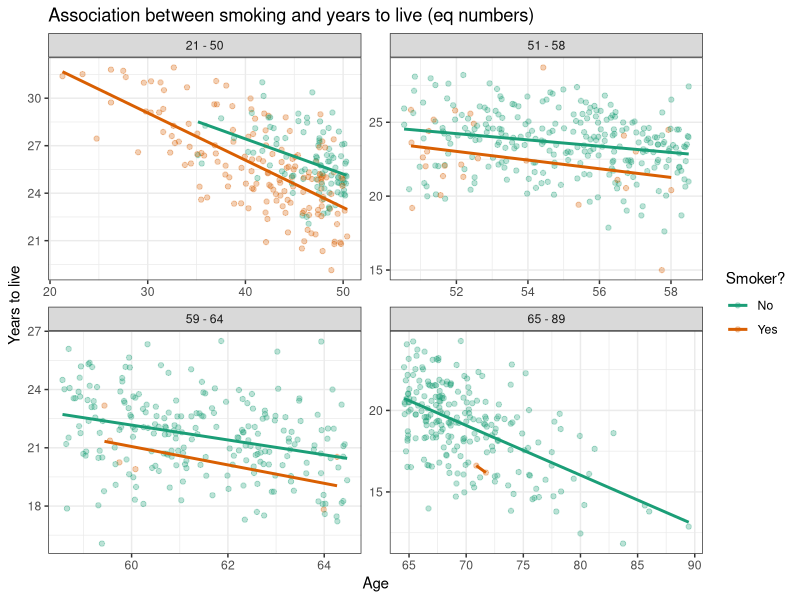
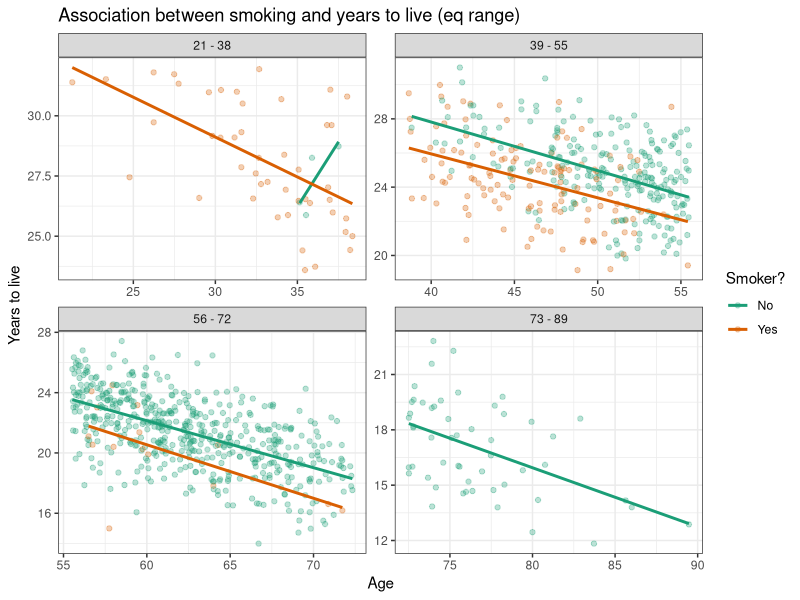

Write the R code that produced these figures, in order.
library(tidyverse)
library(ggplot2)

# load the csv
smoking_df <- read_csv("smoking.csv")

# explore the dataset
glimpse(smoking_df)
head(smoking_df)
summary(smoking_df)

# splitting into equal numbers
smoking_df <- smoking_df %>% mutate(age_round = (round(age,0))) %>%
  mutate(quartile = cut_number(age_round,4))

smoking_df$quartile <- factor(smoking_df$quartile, labels = c("21 - 50", "51 - 58", "59 - 64", "65 - 89"))

plot <- smoking_df %>% ggplot(aes(x=age, y=years,color=as.factor(smoker))) +
  geom_point(alpha=0.3) +
  geom_smooth(method="lm", se=F) +
  labs(title = "Association between smoking and years to live (eq numbers)") + xlab("Age") + ylab("Years to live") +
  facet_wrap(~quartile,scales = "free") +
  scale_color_brewer(name  ="Smoker?",
                    labels=c("No", "Yes"),
                     palette = "Dark2") +
  theme_bw()

#plot the graph
plot

# splitting into equal age ranges
smoking_df_2 <- smoking_df %>% mutate(age_round = (round(age,0))) %>%
  mutate(quartile = cut_interval(age_round,4))

smoking_df_2$quartile <- factor(smoking_df_2$quartile, labels = c("21 - 38", "39 - 55", "56 - 72", "73 - 89"))

plot2 <- smoking_df_2 %>% ggplot(aes(x=age, y=years,color=as.factor(smoker))) +
  geom_point(alpha=0.3) +
  geom_smooth(method="lm", se=F) +
  labs(title = "Association between smoking and years to live (eq range)") + xlab("Age") + ylab("Years to live") +
  facet_wrap(~quartile,scales = "free") +
  scale_color_brewer(name  ="Smoker?",
                     labels=c("No", "Yes"),
                     palette = "Dark2") +
  theme_bw()

#plot the graph
plot2

#create the lm model
lm(smoking_df$years ~ smoking_df$smoker)

#create lm model, controlling for age
lm(smoking_df$years ~ smoking_df$smoker + smoking_df$age)

#saving model for summary
model <-lm(smoking_df$years ~ smoking_df$smoker + smoking_df$age)

#view summary of model
summary(model)

#construct 95% confidence interval 
std.err <- sqrt(diag(vcov(model)))
coeff <- model$coefficients

#print out confidence intervals 
for (i in 1:3){
  cat(sprintf("95%% Confidence Interval for %s: %f \u00b1 %f \n", names(coeff[i]), coeff[i], (2*std.err[i])))
}

#99% confidence intervals
for (i in 1:3){
  cat(sprintf("99%% Confidence Interval for %s: %f \u00b1 %f \n", names(coeff[i]), coeff[i], (3*std.err[i])))
}

#creating sampling list
sampling = list(20,50,100,500)

#print confint for all sample sizes
for (i in sampling){
  new_sample <- sample_n(smoking_df,i)
  model <- lm(new_sample$smoker ~ new_sample$years + new_sample$age)
  print(confint(model))
}




